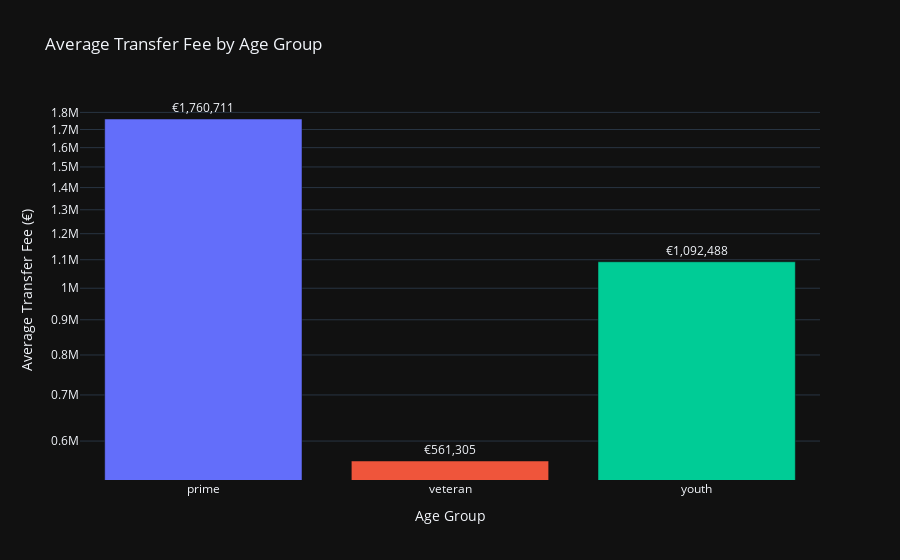

The cell this chart's notebook holds for it:
### Code cell
# Aggregate the average transfer fees per age group
avg_fees = (
    transfer_df.groupby("age_group", observed=False)["transfer_fee_amnt"]
    .mean()
    .reset_index()
)

# Plot
fig1 = px.bar(
    avg_fees,
    x="age_group",
    y="transfer_fee_amnt",
    color="age_group",
    text=avg_fees["transfer_fee_amnt"].apply(lambda x: f"€{x:,.0f}"),
    title="Average Transfer Fee by Age Group",
    labels={"transfer_fee_amnt": "Average Transfer Fee (€)", "age_group": "Age Group"},
    template="plotly_dark"
)

fig1.update_traces(textposition="outside")
fig1.update_layout(showlegend=False, yaxis_type="log")
fig1.show()

### Figure 1 — Plotly figure (JSON) as saved in the notebook; plotly's stock layout.template omitted (floating-point values rounded to 4 significant figures)
{"data": [{"hovertemplate": "Age Group=%{x}<br>Average Transfer Fee (€)=%{y}<br>text=%{text}<extra></extra>", "legendgroup": "prime", "marker": {"color": "#636efa", "pattern": {"shape": ""}}, "name": "prime", "orientation": "v", "showlegend": true, "text": ["€1,760,711"], "textposition": "outside", "x": ["prime"], "xaxis": "x", "y": [1761000.0], "yaxis": "y", "type": "bar"}, {"hovertemplate": "Age Group=%{x}<br>Average Transfer Fee (€)=%{y}<br>text=%{text}<extra></extra>", "legendgroup": "veteran", "marker": {"color": "#EF553B", "pattern": {"shape": ""}}, "name": "veteran", "orientation": "v", "showlegend": true, "text": ["€561,305"], "textposition": "outside", "x": ["veteran"], "xaxis": "x", "y": [561300.0], "yaxis": "y", "type": "bar"}, {"hovertemplate": "Age Group=%{x}<br>Average Transfer Fee (€)=%{y}<br>text=%{text}<extra></extra>", "legendgroup": "youth", "marker": {"color": "#00cc96", "pattern": {"shape": ""}}, "name": "youth", "orientation": "v", "showlegend": true, "text": ["€1,092,488"], "textposition": "outside", "x": ["youth"], "xaxis": "x", "y": [1092000.0], "yaxis": "y", "type": "bar"}], "layout": {"xaxis": {"anchor": "y", "domain": [0.0, 1.0], "title": {"text": "Age Group"}, "categoryorder": "array", "categoryarray": ["prime", "veteran", "youth"]}, "yaxis": {"anchor": "x", "domain": [0.0, 1.0], "title": {"text": "Average Transfer Fee (€)"}, "type": "log"}, "legend": {"title": {"text": "Age Group"}, "tracegroupgap": 0}, "title": {"text": "Average Transfer Fee by Age Group"}, "barmode": "relative", "showlegend": false}}
